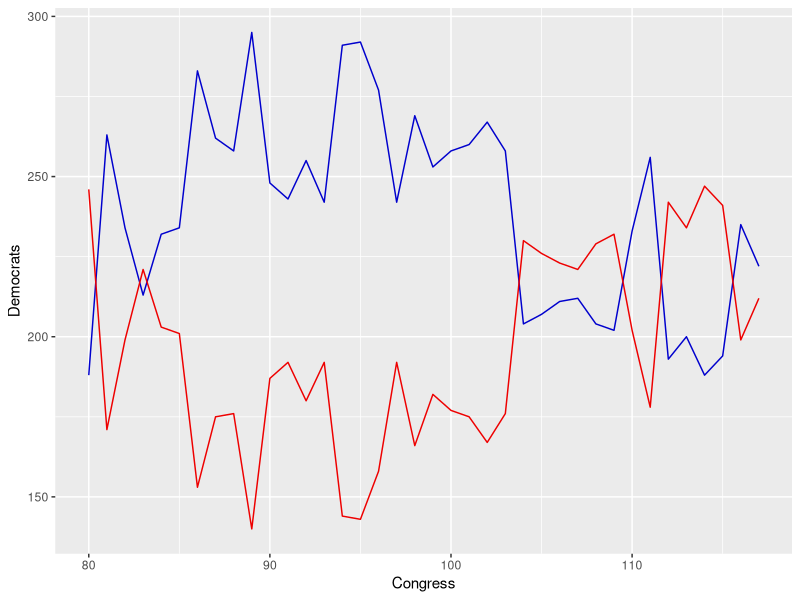
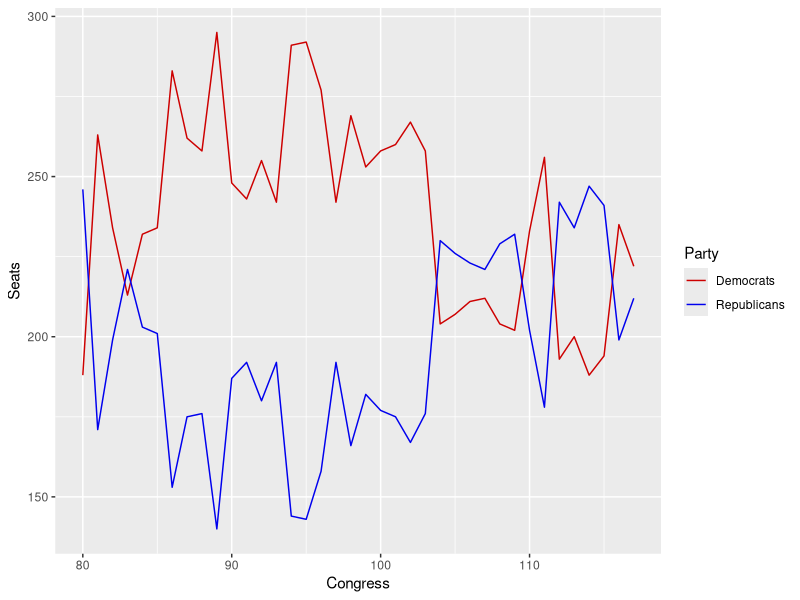

Write R code to recreate these figures, in order.
## ---- chunk 1
library(tidyverse)
seatshare <- read.csv("seatshare.csv")

seatshare <- seatshare %>%
  mutate(Congress = parse_number(Congress))

ggplot(seatshare, aes(x = Congress)) +
  geom_line(aes(y = Democrats), color = "blue3") +
  geom_line(aes(y = Republicans), color = "red2")

seatshare_long <- seatshare %>%
  select(Congress, Democrats, Republicans) %>%
  gather(key = Party, value = Seats, -Congress)
seatshare_long

ggplot(seatshare_long, aes(x = Congress, y = Seats, col = Party)) +
  geom_line() +
  scale_color_manual(values=c('red3','blue2'))
